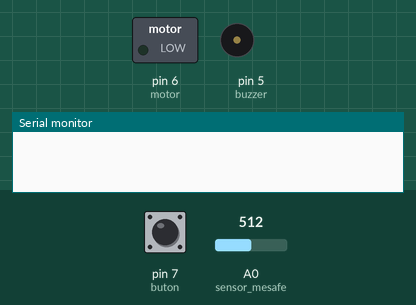
The sketch below on a simulated Arduino Uno, built with avr-gcc and run on an emulated ATmega328P. On the bench: switched loads named in the sketch (green lamp = pin HIGH), buzzer (waves = sounding), the last lines printed to the serial monitor. The test bench sets the inputs (shaded band); at power-on: pin 7 (buton) LOW, A0 (sensor_mesafe) = 512. Pins used as bus, display or sensor lines are not drawn.

Above: at 1.2 s.
1.3 s: pin 7 (buton) pulled HIGH for 0.15 s
At 2.4 s:
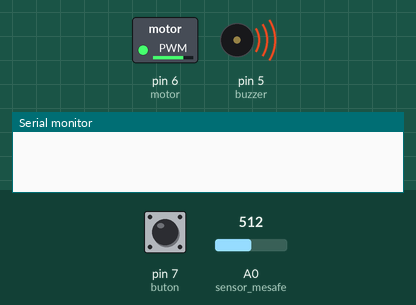
2.9 s: A0 (sensor_mesafe) set to 0
At 4.1 s:
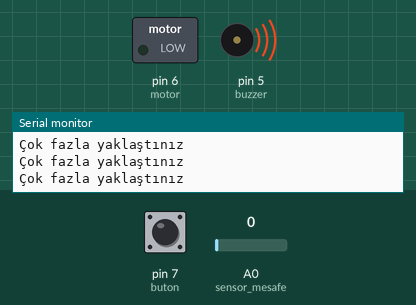
4.4 s: A0 (sensor_mesafe) set to 122
At 5.4 s:
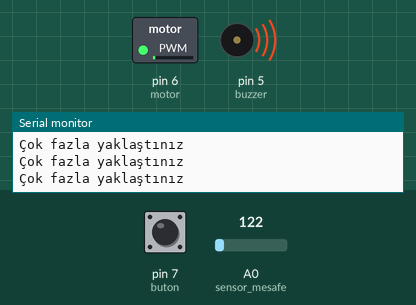
5.9 s: A0 (sensor_mesafe) set to 716
At 6.4 s:
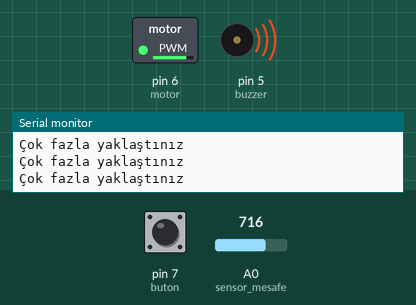
7.4 s: A0 (sensor_mesafe) set to 723
At 8.6 s:
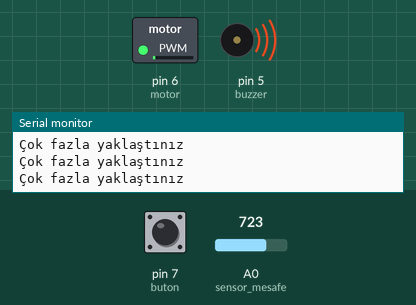
8.9 s: A0 (sensor_mesafe) set to 900
At 9.9 s:
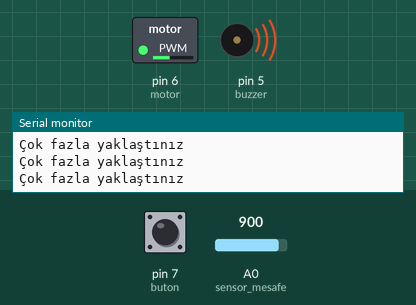
Timing chart, 0 to 11.4 s (numbered marks = the images above; inputs shaded):
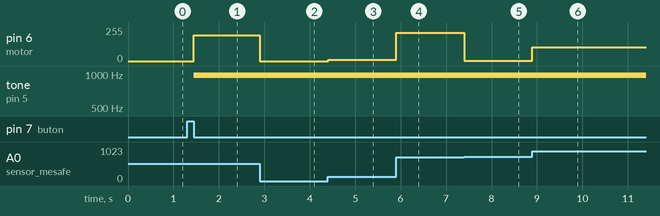

Measured:
- the behaviour switches between 722 and 723 on A0 (sensor_mesafe) (found by bisection; images 4 and 5)
- after the input at 1.3 s, pin 6 (motor): 0/255 → 192/255 after 0.15 s; tone on pin 5 (buzzer): silent → 977 Hz after 0.15 s
- after the input at 2.9 s, pin 6 (motor): 192/255 → 0/255 at once
- after the input at 4.4 s, pin 6 (motor): 0/255 → 9/255 at once
- after the input at 5.9 s, pin 6 (motor): 9/255 → 212/255 at once
- after the input at 7.4 s, pin 6 (motor): 212/255 → 1/255 at once
- after the input at 8.9 s, pin 6 (motor): 1/255 → 105/255 at once

The sketch:

arac_park_sens_r.ino
```cpp
int sensor_mesafe=A0; //Sensorumuz A0 analog pini olarak tanımlandı.
int buton=7;          //Butonumuz digital 5 pini olarak tanımlandı.
int buzzer=5;         //Buzzerrımız digital 5 pini olarak tanımlandı.
int motor=6;          //Motorumuz digital 5 pini olarak tanımlandı.
int mesafe;           //Mesafe adında bir integer oluşturuldu.
int hiz;              //hız adında bir integer oluşturuldu.
int buzzer_pwm;       //buzzer_pwm adında bir integer oluşturuldu.

void setup()
{
  pinMode(sensor_mesafe,INPUT); //Hangi pinler giriş ya da çıkış olduğu tanımlaması yapıldı.
  pinMode(buton,INPUT);
  pinMode(buzzer,OUTPUT);
  pinMode(motor,OUTPUT);
  Serial.begin(9600);           //Port ekranıyla haberleşme hızı 9600 olarak belirlendi.
}

void loop()
{

  if(digitalRead(buton)==1)    //Butona basma olayıyla sistemimizi çalışır duruma getiriyoruz
  {
    while(digitalRead(buton)==1){}  // Butondan elimizi çekene kadar  sistemimiz çalışır duruma geçmemektedir.
    while(true)                     // Butondan elimizi çektikten sonra sistem çalışır duruma geçmektedir.
    {
      mesafe=analogRead(sensor_mesafe); //Sensörümüzden mesafe bilgisi okunmaktadır.(sensörümüz 0-40 cm arası ölçüm yapmaktadır.

      hiz=map(mesafe,0,40,0,255); //Okunan mesafe bilgisi hız için 0-255 aralığına indirgenmiştir.

      buzzer_pwm=map(mesafe,0,40,255,0); //Okunan mesafe bilgisiyle ters orantılı olacak şekilde buzzer için (pwm) oluşturuldu.

      analogWrite(motor,hiz);     //Oluşan hız değeri (pwm) motorumuza atanmıştır.

      analogWrite(buzzer,buzzer_pwm); //Oluşturulan buzzer_pwm değeri buzzera atandı.

      if(mesafe<5)                 //mesafe  5 cm'den fazla olması durumunda port ekranında uyarı mesajı verilmektedir.
      {
        Serial.println("Çok fazla yaklaştınız");
      }

      if(digitalRead(buton)==1)
      {
        while(digitalRead(buton)==1){}  // Butondan elimizi çekene kadar  sistemimiz çalışır durumda kalmaktadır.

        //sistem durağan konuma getirildi ve sonsuz döngüden  çıkıldı.
        digitalWrite(buzzer,LOW);
        digitalWrite(motor,LOW);
        break;
      }
    }
  }
}
```
